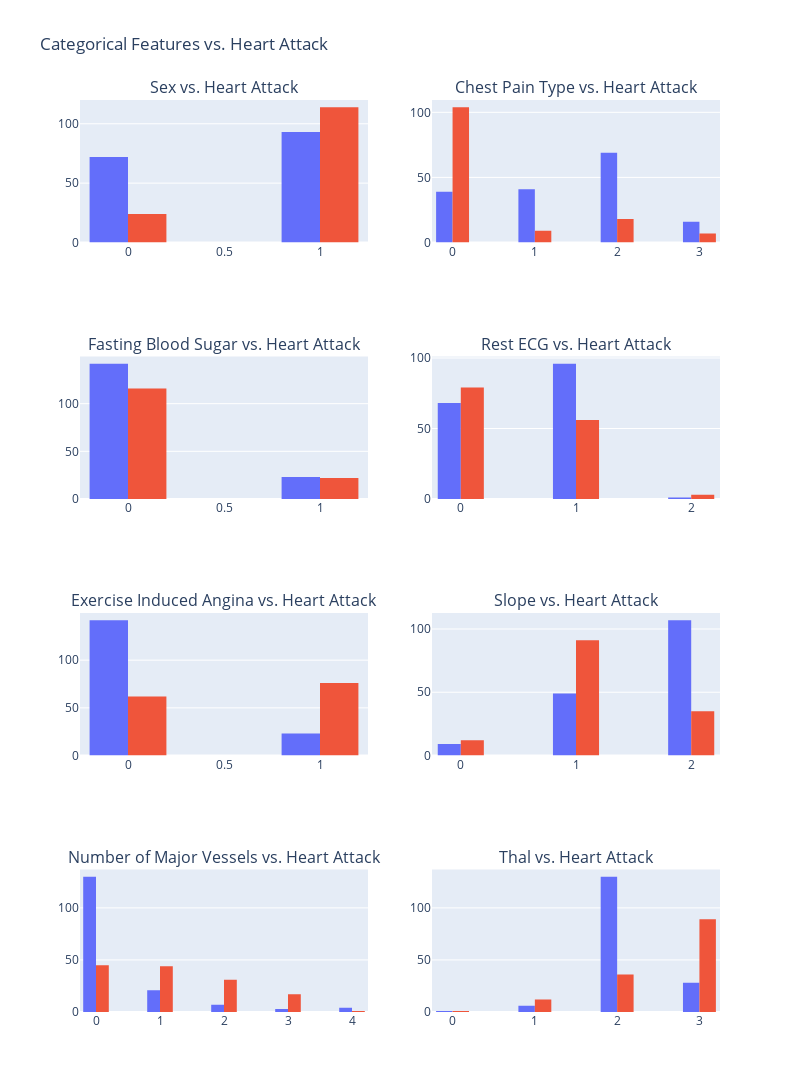

The cell this chart's notebook holds for it:
### Code cell
import plotly.graph_objects as go
from plotly.subplots import make_subplots
import plotly.express as px

# Create a subplot dashboard
fig = make_subplots(rows=4, cols=2, subplot_titles=['Sex vs. Heart Attack', 'Chest Pain Type vs. Heart Attack',
                                                    'Fasting Blood Sugar vs. Heart Attack', 'Rest ECG vs. Heart Attack',
                                                    'Exercise Induced Angina vs. Heart Attack', 'Slope vs. Heart Attack',
                                                    'Number of Major Vessels vs. Heart Attack', 'Thal vs. Heart Attack'])

# Categorical features
categorical_features = ['sex', 'cp', 'fbs', 'restecg', 'exng', 'slp', 'caa', 'thall']
row, col = 1, 1

for feature in categorical_features:
    # Create count plot
    count_fig = px.histogram(df, x=feature, color='output', nbins=20, barmode='group', height=400)
    
    # Add to the subplot
    for trace in count_fig.data:
        fig.add_trace(trace, row=row, col=col)

    col += 1
    if col > 2:
        col = 1
        row += 1

# Update layout
fig.update_layout(showlegend=False, title_text="Categorical Features vs. Heart Attack", height=1200, width=800)

# Show the dashboard
fig.show()

### Figure 1 — Plotly figure (JSON) as saved in the notebook; plotly's stock layout.template omitted (floating-point values rounded to 4 significant figures; data arrays with more than 128 entries replaced by an {"elided": "..."} marker saying what was removed)
{"data": [{"alignmentgroup": "True", "bingroup": "x", "hovertemplate": "output=1<br>sex=%{x}<br>count=%{y}<extra></extra>", "legendgroup": "1", "marker": {"color": "#636efa", "pattern": {"shape": ""}}, "name": "1", "nbinsx": 20, "offsetgroup": "1", "orientation": "v", "showlegend": true, "type": "histogram", "x": {"elided": "165 int values"}, "xaxis": "x", "yaxis": "y"}, {"alignmentgroup": "True", "bingroup": "x", "hovertemplate": "output=0<br>sex=%{x}<br>count=%{y}<extra></extra>", "legendgroup": "0", "marker": {"color": "#EF553B", "pattern": {"shape": ""}}, "name": "0", "nbinsx": 20, "offsetgroup": "0", "orientation": "v", "showlegend": true, "type": "histogram", "x": {"elided": "138 int values"}, "xaxis": "x", "yaxis": "y"}, {"alignmentgroup": "True", "bingroup": "x", "hovertemplate": "output=1<br>cp=%{x}<br>count=%{y}<extra></extra>", "legendgroup": "1", "marker": {"color": "#636efa", "pattern": {"shape": ""}}, "name": "1", "nbinsx": 20, "offsetgroup": "1", "orientation": "v", "showlegend": true, "type": "histogram", "x": {"elided": "165 int values"}, "xaxis": "x2", "yaxis": "y2"}, {"alignmentgroup": "True", "bingroup": "x", "hovertemplate": "output=0<br>cp=%{x}<br>count=%{y}<extra></extra>", "legendgroup": "0", "marker": {"color": "#EF553B", "pattern": {"shape": ""}}, "name": "0", "nbinsx": 20, "offsetgroup": "0", "orientation": "v", "showlegend": true, "type": "histogram", "x": {"elided": "138 int values"}, "xaxis": "x2", "yaxis": "y2"}, {"alignmentgroup": "True", "bingroup": "x", "hovertemplate": "output=1<br>fbs=%{x}<br>count=%{y}<extra></extra>", "legendgroup": "1", "marker": {"color": "#636efa", "pattern": {"shape": ""}}, "name": "1", "nbinsx": 20, "offsetgroup": "1", "orientation": "v", "showlegend": true, "type": "histogram", "x": {"elided": "165 int values"}, "xaxis": "x3", "yaxis": "y3"}, {"alignmentgroup": "True", "bingroup": "x", "hovertemplate": "output=0<br>fbs=%{x}<br>count=%{y}<extra></extra>", "legendgroup": "0", "marker": {"color": "#EF553B", "pattern": {"shape": ""}}, "name": "0", "nbinsx": 20, "offsetgroup": "0", "orientation": "v", "showlegend": true, "type": "histogram", "x": {"elided": "138 int values"}, "xaxis": "x3", "yaxis": "y3"}, {"alignmentgroup": "True", "bingroup": "x", "hovertemplate": "output=1<br>restecg=%{x}<br>count=%{y}<extra></extra>", "legendgroup": "1", "marker": {"color": "#636efa", "pattern": {"shape": ""}}, "name": "1", "nbinsx": 20, "offsetgroup": "1", "orientation": "v", "showlegend": true, "type": "histogram", "x": {"elided": "165 int values"}, "xaxis": "x4", "yaxis": "y4"}, {"alignmentgroup": "True", "bingroup": "x", "hovertemplate": "output=0<br>restecg=%{x}<br>count=%{y}<extra></extra>", "legendgroup": "0", "marker": {"color": "#EF553B", "pattern": {"shape": ""}}, "name": "0", "nbinsx": 20, "offsetgroup": "0", "orientation": "v", "showlegend": true, "type": "histogram", "x": {"elided": "138 int values"}, "xaxis": "x4", "yaxis": "y4"}, {"alignmentgroup": "True", "bingroup": "x", "hovertemplate": "output=1<br>exng=%{x}<br>count=%{y}<extra></extra>", "legendgroup": "1", "marker": {"color": "#636efa", "pattern": {"shape": ""}}, "name": "1", "nbinsx": 20, "offsetgroup": "1", "orientation": "v", "showlegend": true, "type": "histogram", "x": {"elided": "165 int values"}, "xaxis": "x5", "yaxis": "y5"}, {"alignmentgroup": "True", "bingroup": "x", "hovertemplate": "output=0<br>exng=%{x}<br>count=%{y}<extra></extra>", "legendgroup": "0", "marker": {"color": "#EF553B", "pattern": {"shape": ""}}, "name": "0", "nbinsx": 20, "offsetgroup": "0", "orientation": "v", "showlegend": true, "type": "histogram", "x": {"elided": "138 int values"}, "xaxis": "x5", "yaxis": "y5"}, {"alignmentgroup": "True", "bingroup": "x", "hovertemplate": "output=1<br>slp=%{x}<br>count=%{y}<extra></extra>", "legendgroup": "1", "marker": {"color": "#636efa", "pattern": {"shape": ""}}, "name": "1", "nbinsx": 20, "offsetgroup": "1", "orientation": "v", "showlegend": true, "type": "histogram", "x": {"elided": "165 int values"}, "xaxis": "x6", "yaxis": "y6"}, {"alignmentgroup": "True", "bingroup": "x", "hovertemplate": "output=0<br>slp=%{x}<br>count=%{y}<extra></extra>", "legendgroup": "0", "marker": {"color": "#EF553B", "pattern": {"shape": ""}}, "name": "0", "nbinsx": 20, "offsetgroup": "0", "orientation": "v", "showlegend": true, "type": "histogram", "x": {"elided": "138 int values"}, "xaxis": "x6", "yaxis": "y6"}, {"alignmentgroup": "True", "bingroup": "x", "hovertemplate": "output=1<br>caa=%{x}<br>count=%{y}<extra></extra>", "legendgroup": "1", "marker": {"color": "#636efa", "pattern": {"shape": ""}}, "name": "1", "nbinsx": 20, "offsetgroup": "1", "orientation": "v", "showlegend": true, "type": "histogram", "x": {"elided": "165 int values"}, "xaxis": "x7", "yaxis": "y7"}, {"alignmentgroup": "True", "bingroup": "x", "hovertemplate": "output=0<br>caa=%{x}<br>count=%{y}<extra></extra>", "legendgroup": "0", "marker": {"color": "#EF553B", "pattern": {"shape": ""}}, "name": "0", "nbinsx": 20, "offsetgroup": "0", "orientation": "v", "showlegend": true, "type": "histogram", "x": {"elided": "138 int values"}, "xaxis": "x7", "yaxis": "y7"}, {"alignmentgroup": "True", "bingroup": "x", "hovertemplate": "output=1<br>thall=%{x}<br>count=%{y}<extra></extra>", "legendgroup": "1", "marker": {"color": "#636efa", "pattern": {"shape": ""}}, "name": "1", "nbinsx": 20, "offsetgroup": "1", "orientation": "v", "showlegend": true, "type": "histogram", "x": {"elided": "165 int values"}, "xaxis": "x8", "yaxis": "y8"}, {"alignmentgroup": "True", "bingroup": "x", "hovertemplate": "output=0<br>thall=%{x}<br>count=%{y}<extra></extra>", "legendgroup": "0", "marker": {"color": "#EF553B", "pattern": {"shape": ""}}, "name": "0", "nbinsx": 20, "offsetgroup": "0", "orientation": "v", "showlegend": true, "type": "histogram", "x": {"elided": "138 int values"}, "xaxis": "x8", "yaxis": "y8"}], "layout": {"annotations": [{"font": {"size": 16}, "showarrow": false, "text": "Sex vs. Heart Attack", "x": 0.225, "xanchor": "center", "xref": "paper", "y": 1, "yanchor": "bottom", "yref": "paper"}, {"font": {"size": 16}, "showarrow": false, "text": "Chest Pain Type vs. Heart Attack", "x": 0.775, "xanchor": "center", "xref": "paper", "y": 1, "yanchor": "bottom", "yref": "paper"}, {"font": {"size": 16}, "showarrow": false, "text": "Fasting Blood Sugar vs. Heart Attack", "x": 0.225, "xanchor": "center", "xref": "paper", "y": 0.7188, "yanchor": "bottom", "yref": "paper"}, {"font": {"size": 16}, "showarrow": false, "text": "Rest ECG vs. Heart Attack", "x": 0.775, "xanchor": "center", "xref": "paper", "y": 0.7188, "yanchor": "bottom", "yref": "paper"}, {"font": {"size": 16}, "showarrow": false, "text": "Exercise Induced Angina vs. Heart Attack", "x": 0.225, "xanchor": "center", "xref": "paper", "y": 0.4375, "yanchor": "bottom", "yref": "paper"}, {"font": {"size": 16}, "showarrow": false, "text": "Slope vs. Heart Attack", "x": 0.775, "xanchor": "center", "xref": "paper", "y": 0.4375, "yanchor": "bottom", "yref": "paper"}, {"font": {"size": 16}, "showarrow": false, "text": "Number of Major Vessels vs. Heart Attack", "x": 0.225, "xanchor": "center", "xref": "paper", "y": 0.1562, "yanchor": "bottom", "yref": "paper"}, {"font": {"size": 16}, "showarrow": false, "text": "Thal vs. Heart Attack", "x": 0.775, "xanchor": "center", "xref": "paper", "y": 0.1562, "yanchor": "bottom", "yref": "paper"}], "height": 1200, "showlegend": false, "title": {"text": "Categorical Features vs. Heart Attack"}, "width": 800, "xaxis": {"anchor": "y", "domain": [0, 0.45]}, "xaxis2": {"anchor": "y2", "domain": [0.55, 1]}, "xaxis3": {"anchor": "y3", "domain": [0, 0.45]}, "xaxis4": {"anchor": "y4", "domain": [0.55, 1]}, "xaxis5": {"anchor": "y5", "domain": [0, 0.45]}, "xaxis6": {"anchor": "y6", "domain": [0.55, 1]}, "xaxis7": {"anchor": "y7", "domain": [0, 0.45]}, "xaxis8": {"anchor": "y8", "domain": [0.55, 1]}, "yaxis": {"anchor": "x", "domain": [0.8438, 1]}, "yaxis2": {"anchor": "x2", "domain": [0.8438, 1]}, "yaxis3": {"anchor": "x3", "domain": [0.5625, 0.7188]}, "yaxis4": {"anchor": "x4", "domain": [0.5625, 0.7188]}, "yaxis5": {"anchor": "x5", "domain": [0.2812, 0.4375]}, "yaxis6": {"anchor": "x6", "domain": [0.2812, 0.4375]}, "yaxis7": {"anchor": "x7", "domain": [0, 0.1562]}, "yaxis8": {"anchor": "x8", "domain": [0, 0.1562]}}}
